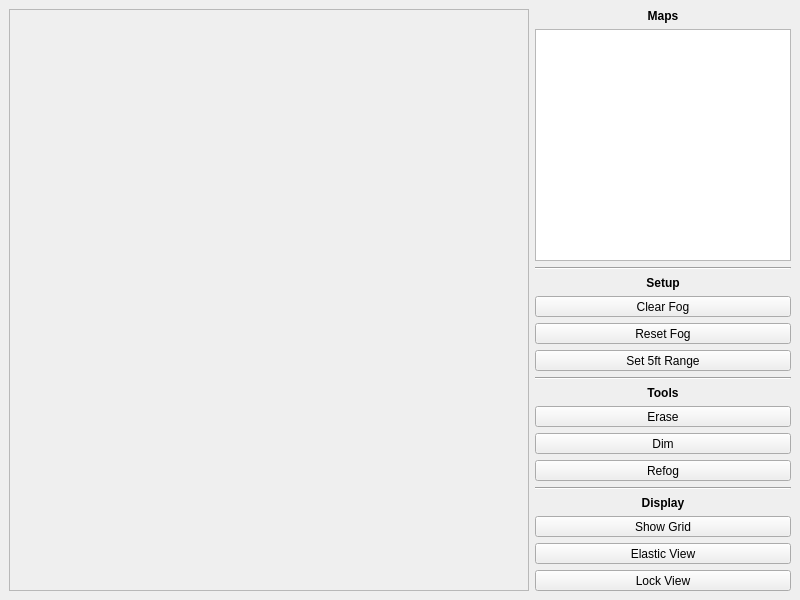
<?xml version="1.0" encoding="UTF-8"?>
<ui version="4.0">
 <class>ControlWindow</class>
 <widget class="QMainWindow" name="ControlWindow">
  <property name="geometry">
   <rect>
    <x>0</x>
    <y>0</y>
    <width>800</width>
    <height>600</height>
   </rect>
  </property>
  <property name="sizePolicy">
   <sizepolicy hsizetype="Expanding" vsizetype="Expanding">
    <horstretch>0</horstretch>
    <verstretch>0</verstretch>
   </sizepolicy>
  </property>
  <property name="windowTitle">
   <string>MainWindow</string>
  </property>
  <widget class="QWidget" name="centralwidget">
   <property name="sizePolicy">
    <sizepolicy hsizetype="Expanding" vsizetype="Expanding">
     <horstretch>0</horstretch>
     <verstretch>0</verstretch>
    </sizepolicy>
   </property>
   <layout class="QHBoxLayout" name="horizontalLayout">
    <item>
     <widget class="QScrollArea" name="scroll_control">
      <property name="sizePolicy">
       <sizepolicy hsizetype="Expanding" vsizetype="Expanding">
        <horstretch>0</horstretch>
        <verstretch>0</verstretch>
       </sizepolicy>
      </property>
      <property name="verticalScrollBarPolicy">
       <enum>Qt::ScrollBarAlwaysOff</enum>
      </property>
      <property name="horizontalScrollBarPolicy">
       <enum>Qt::ScrollBarAlwaysOff</enum>
      </property>
      <property name="widgetResizable">
       <bool>true</bool>
      </property>
      <widget class="QWidget" name="scroll_control_contents">
       <property name="geometry">
        <rect>
         <x>0</x>
         <y>0</y>
         <width>516</width>
         <height>580</height>
        </rect>
       </property>
      </widget>
     </widget>
    </item>
    <item>
     <layout class="QVBoxLayout" name="verticalLayout">
      <item>
       <widget class="QLabel" name="label_2">
        <property name="sizePolicy">
         <sizepolicy hsizetype="Preferred" vsizetype="Preferred">
          <horstretch>0</horstretch>
          <verstretch>0</verstretch>
         </sizepolicy>
        </property>
        <property name="font">
         <font>
          <weight>75</weight>
          <bold>true</bold>
         </font>
        </property>
        <property name="layoutDirection">
         <enum>Qt::LeftToRight</enum>
        </property>
        <property name="text">
         <string>Maps</string>
        </property>
        <property name="alignment">
         <set>Qt::AlignCenter</set>
        </property>
       </widget>
      </item>
      <item>
       <widget class="QListView" name="map_list">
        <property name="sizePolicy">
         <sizepolicy hsizetype="Preferred" vsizetype="Expanding">
          <horstretch>0</horstretch>
          <verstretch>0</verstretch>
         </sizepolicy>
        </property>
       </widget>
      </item>
      <item>
       <widget class="Line" name="line_2">
        <property name="sizePolicy">
         <sizepolicy hsizetype="Preferred" vsizetype="Fixed">
          <horstretch>0</horstretch>
          <verstretch>0</verstretch>
         </sizepolicy>
        </property>
        <property name="orientation">
         <enum>Qt::Horizontal</enum>
        </property>
       </widget>
      </item>
      <item>
       <widget class="QLabel" name="label_4">
        <property name="sizePolicy">
         <sizepolicy hsizetype="Preferred" vsizetype="Preferred">
          <horstretch>0</horstretch>
          <verstretch>0</verstretch>
         </sizepolicy>
        </property>
        <property name="font">
         <font>
          <weight>75</weight>
          <bold>true</bold>
         </font>
        </property>
        <property name="layoutDirection">
         <enum>Qt::LeftToRight</enum>
        </property>
        <property name="text">
         <string>Setup</string>
        </property>
        <property name="alignment">
         <set>Qt::AlignCenter</set>
        </property>
       </widget>
      </item>
      <item>
       <widget class="QToolButton" name="but_clear_fog">
        <property name="sizePolicy">
         <sizepolicy hsizetype="Preferred" vsizetype="Fixed">
          <horstretch>0</horstretch>
          <verstretch>0</verstretch>
         </sizepolicy>
        </property>
        <property name="text">
         <string>Clear Fog</string>
        </property>
       </widget>
      </item>
      <item>
       <widget class="QToolButton" name="but_reset_fog">
        <property name="sizePolicy">
         <sizepolicy hsizetype="Preferred" vsizetype="Fixed">
          <horstretch>0</horstretch>
          <verstretch>0</verstretch>
         </sizepolicy>
        </property>
        <property name="text">
         <string>Reset Fog</string>
        </property>
       </widget>
      </item>
      <item>
       <widget class="QToolButton" name="but_set_5ft_range">
        <property name="sizePolicy">
         <sizepolicy hsizetype="Preferred" vsizetype="Fixed">
          <horstretch>0</horstretch>
          <verstretch>0</verstretch>
         </sizepolicy>
        </property>
        <property name="text">
         <string>Set 5ft Range</string>
        </property>
        <property name="checkable">
         <bool>true</bool>
        </property>
       </widget>
      </item>
      <item>
       <widget class="Line" name="line">
        <property name="sizePolicy">
         <sizepolicy hsizetype="Preferred" vsizetype="Fixed">
          <horstretch>0</horstretch>
          <verstretch>0</verstretch>
         </sizepolicy>
        </property>
        <property name="orientation">
         <enum>Qt::Horizontal</enum>
        </property>
       </widget>
      </item>
      <item>
       <widget class="QLabel" name="label_3">
        <property name="sizePolicy">
         <sizepolicy hsizetype="Preferred" vsizetype="Preferred">
          <horstretch>0</horstretch>
          <verstretch>0</verstretch>
         </sizepolicy>
        </property>
        <property name="font">
         <font>
          <weight>75</weight>
          <bold>true</bold>
         </font>
        </property>
        <property name="layoutDirection">
         <enum>Qt::LeftToRight</enum>
        </property>
        <property name="text">
         <string>Tools</string>
        </property>
        <property name="alignment">
         <set>Qt::AlignCenter</set>
        </property>
       </widget>
      </item>
      <item>
       <widget class="QToolButton" name="but_erase">
        <property name="sizePolicy">
         <sizepolicy hsizetype="Preferred" vsizetype="Fixed">
          <horstretch>0</horstretch>
          <verstretch>0</verstretch>
         </sizepolicy>
        </property>
        <property name="text">
         <string>Erase</string>
        </property>
        <property name="checkable">
         <bool>true</bool>
        </property>
       </widget>
      </item>
      <item>
       <widget class="QToolButton" name="but_dim">
        <property name="sizePolicy">
         <sizepolicy hsizetype="Preferred" vsizetype="Fixed">
          <horstretch>0</horstretch>
          <verstretch>0</verstretch>
         </sizepolicy>
        </property>
        <property name="text">
         <string>Dim</string>
        </property>
        <property name="checkable">
         <bool>true</bool>
        </property>
       </widget>
      </item>
      <item>
       <widget class="QToolButton" name="but_refog">
        <property name="sizePolicy">
         <sizepolicy hsizetype="Preferred" vsizetype="Fixed">
          <horstretch>0</horstretch>
          <verstretch>0</verstretch>
         </sizepolicy>
        </property>
        <property name="text">
         <string>Refog</string>
        </property>
        <property name="checkable">
         <bool>true</bool>
        </property>
       </widget>
      </item>
      <item>
       <widget class="Line" name="line_3">
        <property name="sizePolicy">
         <sizepolicy hsizetype="Preferred" vsizetype="Fixed">
          <horstretch>0</horstretch>
          <verstretch>0</verstretch>
         </sizepolicy>
        </property>
        <property name="orientation">
         <enum>Qt::Horizontal</enum>
        </property>
       </widget>
      </item>
      <item>
       <widget class="QLabel" name="label_5">
        <property name="sizePolicy">
         <sizepolicy hsizetype="Preferred" vsizetype="Preferred">
          <horstretch>0</horstretch>
          <verstretch>0</verstretch>
         </sizepolicy>
        </property>
        <property name="font">
         <font>
          <weight>75</weight>
          <bold>true</bold>
         </font>
        </property>
        <property name="layoutDirection">
         <enum>Qt::LeftToRight</enum>
        </property>
        <property name="text">
         <string>Display</string>
        </property>
        <property name="alignment">
         <set>Qt::AlignCenter</set>
        </property>
       </widget>
      </item>
      <item>
       <widget class="QToolButton" name="but_show_grid">
        <property name="sizePolicy">
         <sizepolicy hsizetype="Preferred" vsizetype="Fixed">
          <horstretch>0</horstretch>
          <verstretch>0</verstretch>
         </sizepolicy>
        </property>
        <property name="text">
         <string>Show Grid</string>
        </property>
        <property name="checkable">
         <bool>true</bool>
        </property>
       </widget>
      </item>
      <item>
       <widget class="QToolButton" name="but_elastic_view">
        <property name="sizePolicy">
         <sizepolicy hsizetype="Preferred" vsizetype="Fixed">
          <horstretch>0</horstretch>
          <verstretch>0</verstretch>
         </sizepolicy>
        </property>
        <property name="text">
         <string>Elastic View</string>
        </property>
        <property name="checkable">
         <bool>true</bool>
        </property>
       </widget>
      </item>
      <item>
       <widget class="QToolButton" name="but_lock_view">
        <property name="sizePolicy">
         <sizepolicy hsizetype="Preferred" vsizetype="Fixed">
          <horstretch>0</horstretch>
          <verstretch>0</verstretch>
         </sizepolicy>
        </property>
        <property name="text">
         <string>Lock View</string>
        </property>
        <property name="checkable">
         <bool>true</bool>
        </property>
       </widget>
      </item>
     </layout>
    </item>
   </layout>
  </widget>
 </widget>
 <resources/>
 <connections/>
</ui>
